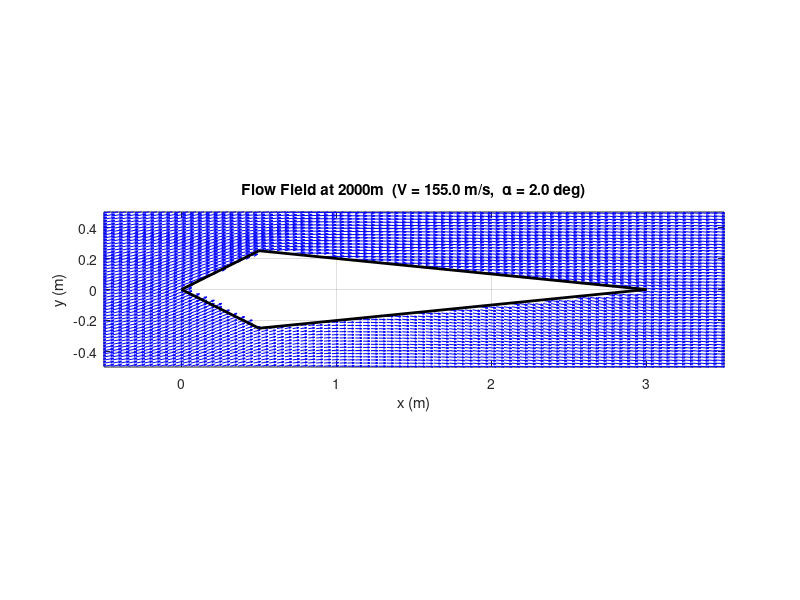

Source code (MATLAB):
% Fluids - Flow over Diamond Airfoil
% homework 4 diamond part

LE  = [0, 0];
Top = [0.5, 0.25];
TE  = [3, 0];
Bot = [0.5, -0.25];
 
N_vortices = 30;
Nstep      = 100;
 
x_grid = linspace(-1, 4, Nstep);
y_grid = linspace(-1, 1, Nstep);
[X, Y] = meshgrid(x_grid, y_grid);
 
x_poly = [LE(1), Top(1), TE(1), Bot(1), LE(1)];
y_poly = [LE(2), Top(2), TE(2), Bot(2), LE(2)];
 
U_inf_mag = 155;         % m/s 
alpha     = deg2rad(2);  % rad 
 
rho      = 1.006;   % kg/m3  air density at 2000m from standard atmosphere
rho_2000 = rho;     
 
U_inf_x = U_inf_mag * cos(alpha);
U_inf_y = U_inf_mag * sin(alpha);
 
fprintf('Free stream velocity : %.2f m/s\n', U_inf_mag);
fprintf('Angle of attack      : %.2f deg\n', rad2deg(alpha));
fprintf('Air density at 2000m : %.4f kg/m3\n', rho_2000);
 
xlocations = linspace(LE(1)+0.01, TE(1)-0.01, N_vortices);
y_vort     = zeros(1, N_vortices);
thickness  = zeros(1, N_vortices);
 
for i = 1:length(xlocations)
    xi = xlocations(i);
    if xi <= 0.5
        top_y = 0.5 * xi;
    else
        top_y = 0.25 - 0.1 * (xi - 0.5);
    end
    thickness(i) = 2 * top_y;
end
 
st_base = 15;
st      = st_base * (thickness ./ max(thickness));
st = st + 10 * alpha;
 
% Compute velocities
U_vort = zeros(Nstep, Nstep);
V_vort = zeros(Nstep, Nstep);
 
for i = 1:N_vortices
    X_shift = X - xlocations(i);
    Y_shift = Y - y_vort(i);
    R2      = X_shift.^2 + Y_shift.^2 + 1e-6;
    U_vort  = U_vort + (st(i)/(2*pi)) * ( Y_shift ./ R2);
    V_vort  = V_vort + (st(i)/(2*pi)) * (-X_shift ./ R2);
end
 
U_tot = U_vort + U_inf_x;
V_tot = V_vort + U_inf_y;
 
% layers are here
inside        = inpolygon(X, Y, x_poly, y_poly);
U_tot(inside) = NaN;
V_tot(inside) = NaN;
 
V_mag      = sqrt(U_tot.^2 + V_tot.^2);
lift_force = 0;
dx         = 3.0 / N_vortices;
 
for i = 1:N_vortices
    xi = xlocations(i);
    if xi <= 0.5
        y_surf = 0.5 * xi;
    else
        y_surf = 0.25 - 0.1 * (xi - 0.5);
    end
 
    % Find nearest grid point above upper surface and below lower surface
    V_top = interp2(X, Y, V_mag, xi,  y_surf + 0.05);
    V_bot = interp2(X, Y, V_mag, xi, -y_surf - 0.05);
 
    if ~isnan(V_top) && ~isnan(V_bot)
        % P + 0.5*rho*V^2 = const  ->  dP = 0.5*rho*(V_top^2 - V_bot^2)
        dP         = 0.5 * rho * (V_top^2 - V_bot^2);
        lift_force = lift_force + dP * dx;
    end
end
 
fprintf('Calculated Lift Force: %.2f N/m\n', lift_force);
 
% Plot Vector Field
figure('Name','Airfoil Flow','Color','black');
quiver(X, Y, U_tot, V_tot, 1.5, 'b');
hold on;
plot(x_poly, y_poly, 'k-', 'LineWidth', 2);
axis equal;
xlim([-0.5, 3.5]); ylim([-0.5, 0.5]);
grid on;
xlabel('x (m)'); 
ylabel('y (m)');
title(sprintf('Flow Field at 2000m  (V = %.1f m/s,  \\alpha = %.1f deg)', ...
    U_inf_mag, rad2deg(alpha)));
 
Cl_6DoF            = 0.2 + 1.2 * alpha;                              % Cl0 + Cl_alph*alpha from params_air
Lift_6DoF_per_span = 0.5 * rho_2000 * U_inf_mag^2 * (2.0) * Cl_6DoF; % c = 2.0 m
 
fprintf('Reach Idea: 6DoF Lift = %.2f N/m | Fluids Lift = %.2f N/m\n', ...
    Lift_6DoF_per_span, lift_force);
